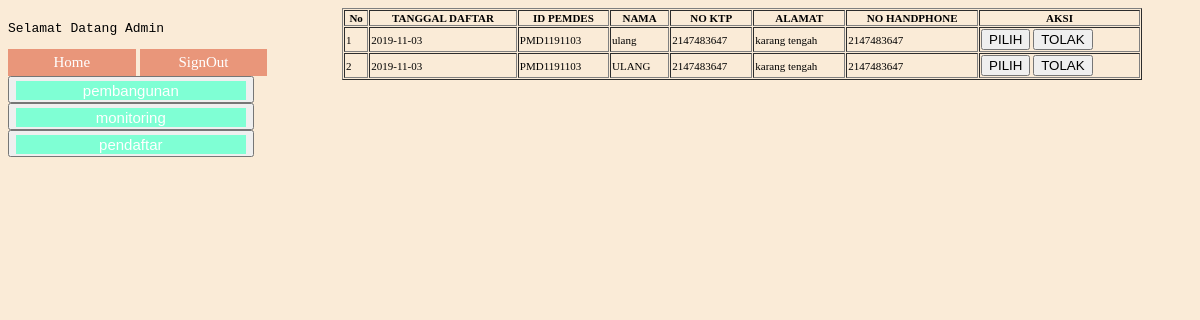
Screenshot of /index.php/desa_poko/Sadmin?page=3 with the database file from the repository.
### tables this page shows
CREATE TABLE `pendaftaran` (
  `id_pendaftar` int(100) NOT NULL,
  `id_pembangunan` varchar(10) NOT NULL,
  `nama` varchar(40) NOT NULL,
  `alamat` varchar(40) NOT NULL,
  `no_ktp` int(25) NOT NULL,
  `no_hp` int(15) NOT NULL,
  `tanggal` date NOT NULL
);

### index.php (called while the page is built, shortened)
<?php
require_once BASEPATH.'core/CodeIgniter.php';

### application/models/D_desa.php (called while the page is built, shortened)
<?php
class D_desa extends CI_Model
{
 function tampil_pendaf()
 {
	$tampil_pendaf=$this->db->get('pendaftaran');
	if ($tampil_pendaf->num_rows()>0) {
		foreach ($tampil_pendaf->result() as $data) {
			$hasilDaf[]=$data;
			}
		return $hasilDaf;
	}
}
}
?>

### application/views/admin/view/pendaftar.php (the view)
<table border="1" width="800px">
	  <tr>
		<th>No</th>
	 	<th>TANGGAL DAFTAR</th>
	 	<th>ID PEMDES</th>
	 	<th>NAMA</th>
	 	<th>NO KTP</th>
	 	<th>ALAMAT</th>
	 	<th>NO HANDPHONE</th>
	 	<th>AKSI</th>
	  </tr>
	 <?php
	 $no = 1;
	 if(!empty($hasilPenDaf))
	 foreach($hasilPenDaf as $data){ 	?>
		<tr>
		 <td><?php echo $no; ?></td>
		 <td><?php echo $data->tanggal; ?></td>
		 <td><?php echo $data->id_pembangunan; ?></td>
		 <td><?php echo $data->nama;?></td>
		 <td><?php echo $data->no_ktp;?></td>
		 <td><?php echo $data->alamat;?></td>
		 <td><?php echo $data->no_hp;?></td>
		 <td>
		 	<button type="submit">PILIH</button>
		 	<button type="submit">TOLAK</button>
		 </td>
		</tr>
		<?php $no++;} ?>
	</table>

### application/views/admin/lamanadmin.php (style rules this page uses)
body { width: auto; background-color: #FAEBD7; }
table { border-spacing: 1px; font-size: 11; }

### rows the page displays
pendaftaran: tanggal "2019-11-03", id_pembangunan "PMD1191103", nama "ulang", no_ktp "2147483647", alamat "karang tengah", no_hp "2147483647"
pendaftaran: tanggal "2019-11-03", id_pembangunan "PMD1191103", nama "ULANG", no_ktp "2147483647", alamat "karang tengah", no_hp "2147483647"
